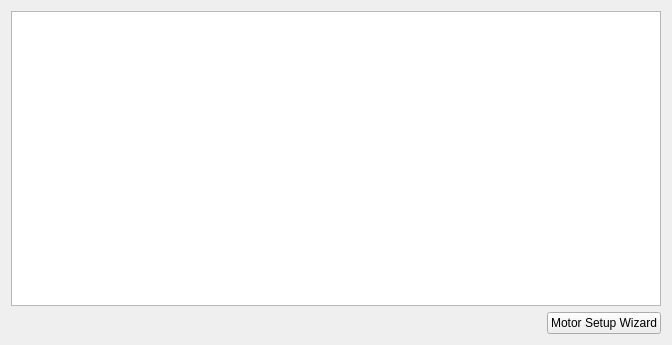
<?xml version="1.0" encoding="UTF-8"?>
<ui version="4.0">
 <class>PageMotorSettings</class>
 <widget class="QWidget" name="PageMotorSettings">
  <property name="geometry">
   <rect>
    <x>0</x>
    <y>0</y>
    <width>672</width>
    <height>345</height>
   </rect>
  </property>
  <property name="windowTitle">
   <string>Form</string>
  </property>
  <layout class="QVBoxLayout" name="verticalLayout">
   <item>
    <widget class="VTextBrowser" name="textEdit"/>
   </item>
   <item>
    <layout class="QHBoxLayout" name="buttonLayout">
     <item>
      <spacer name="buttonSpacer">
       <property name="orientation">
        <enum>Qt::Horizontal</enum>
       </property>
       <property name="sizeHint" stdset="0">
        <size>
         <width>0</width>
         <height>0</height>
        </size>
       </property>
      </spacer>
     </item>
     <item>
      <widget class="QPushButton" name="motorSetupWizardButton">
       <property name="text">
        <string>Motor Setup Wizard</string>
       </property>
       <property name="icon">
        <iconset resource="../res.qrc">
         <normaloff>:/res/icons/Wizard-96.png</normaloff>:/res/icons/Wizard-96.png</iconset>
       </property>
       <property name="primary" stdset="0">
        <bool>true</bool>
       </property>
      </widget>
     </item>
    </layout>
   </item>
  </layout>
 </widget>
 <customwidgets>
  <customwidget>
   <class>VTextBrowser</class>
   <extends>QTextEdit</extends>
   <header>widgets/vtextbrowser.h</header>
  </customwidget>
 </customwidgets>
 <resources>
  <include location="../res.qrc"/>
 </resources>
 <connections/>
</ui>
